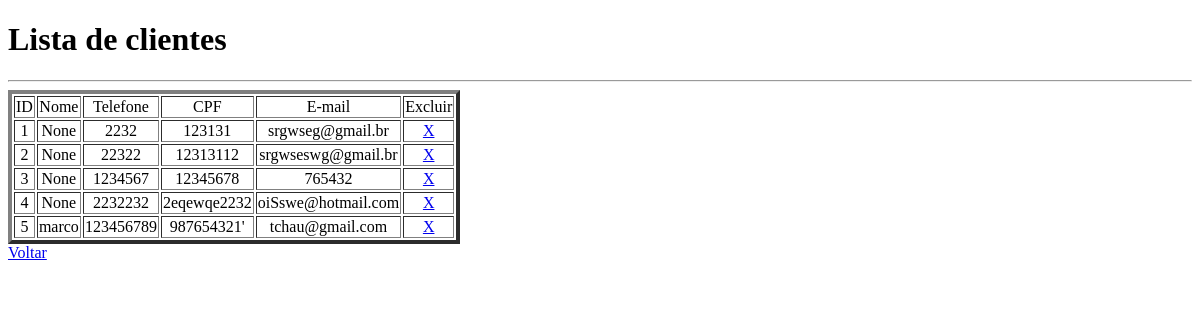
The app's page /lista, older data.
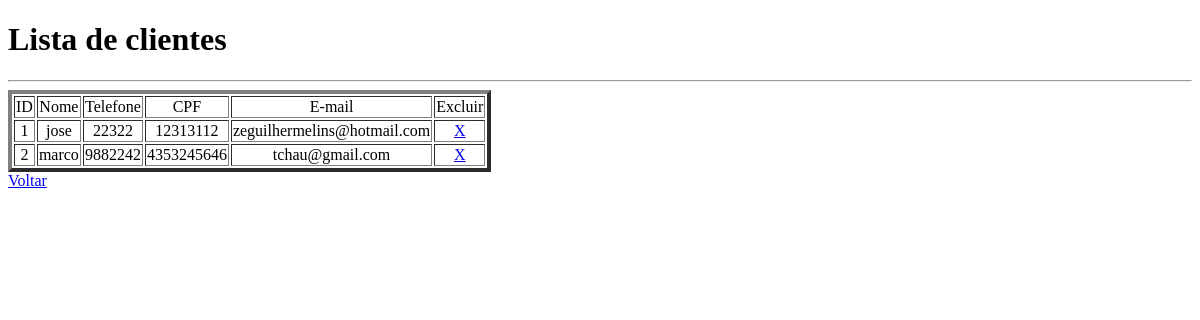
The same page, newer data.
### run.py (models this page shows, shortened)
class Cliente(db.Model):
    __tablename__ = "cliente"
    id = db.Column(db.Integer, primary_key=True, autoincrement=True)
    name = db.Column(db.String(90), nullable=True)
    telefone = db.Column(db.String(20), unique=True, nullable=False)
    cpf = db.Column(db.String(20), unique=True, nullable=False)
    email = db.Column(db.String(90), nullable=False, unique=True, index=True)

### run.py (the view)
@app.route("/lista")
def lista():
    pessoas = Cliente.query.all()
    return render_template("lista.html", pessoas=pessoas)

### templates/lista.html (shortened to what this page needs)
<!DOCTYPE html>
<html>
<head>
</head>
<body>
    <div class="jumbotron p-3">
        <div class="well text-center">
            <h1>Lista de clientes</h1>
            <hr>
            <table border="4">
                <tr>
                    <td align=center>ID</td>
                    <td align=center>Nome</td>
                    <td align=center>Telefone</td>
                    <td align=center>CPF</td>
                    <td align=center>E-mail</td>
                    <td align=center>Excluir</td>
                </tr>
                {% for pessoa in pessoas %}
                <tr>
                    <td align=center>{{ pessoas.index(pessoa)+1}}</td>
                    <td align=center>{{ pessoa.name }}</td>
                    <td align=center>{{ pessoa.telefone }}</td>
                    <td align=center>{{ pessoa.cpf }}</td>
                    <td align=center>{{ pessoa.email }}</td>
                    <td align=center><a href="/excluir/{{ pessoa.id }}">X</a></td>
                </tr>
                {% endfor %}
            </table>
            <a href="index">Voltar</a>
        </div>
    </div>
</body>
</html>

Row changes from the older to the newer data that the page shows:
removed Cliente: pessoas.index(pessoa)+1 "1", name "None", telefone "2232", cpf "123131", email "srgwseg@gmail.br"
removed Cliente: pessoas.index(pessoa)+1 "3", name "None", telefone "1234567", cpf "12345678", email "765432"
removed Cliente: pessoas.index(pessoa)+1 "4", name "None", telefone "2232232", cpf "2eqewqe2232", email "oiSswe@hotmail.com"
removed Cliente: pessoas.index(pessoa)+1 "5", name "marco", telefone "123456789", cpf "987654321'", email "tchau@gmail.com"
changed Cliente: pessoas.index(pessoa)+1 "2" → "1"; name "None" → "jose"; email "srgwseswg@gmail.br" → "zeguilhermelins@hotmail.com"
added Cliente: pessoas "2", name "marco", telefone "9882242", cpf "4353245646", email "tchau@gmail.com"
